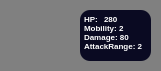
        <widget class="QWidget" name="pl1_ag18_widget" native="true">
         <property name="minimumSize">
          <size>
           <width>161</width>
           <height>71</height>
          </size>
         </property>
         <property name="styleSheet">
          <string notr="true">QWidget{
background-color: #808080;
border-radius:10px;
}</string>
         </property>
         <widget class="QTextBrowser" name="textBrowser_18">
          <property name="geometry">
           <rect>
            <x>80</x>
            <y>10</y>
            <width>71</width>
            <height>51</height>
           </rect>
          </property>
          <property name="styleSheet">
           <string notr="true">color:white;
background-color : #0a0a22;
border:none;
</string>
          </property>
          <property name="verticalScrollBarPolicy">
           <enum>Qt::ScrollBarPolicy::ScrollBarAlwaysOff</enum>
          </property>
          <property name="horizontalScrollBarPolicy">
           <enum>Qt::ScrollBarPolicy::ScrollBarAlwaysOff</enum>
          </property>
          <property name="html">
           <string>&lt;!DOCTYPE HTML PUBLIC &quot;-//W3C//DTD HTML 4.0//EN&quot; &quot;http://www.w3.org/TR/REC-html40/strict.dtd&quot;&gt;
&lt;html&gt;&lt;head&gt;&lt;meta name=&quot;qrichtext&quot; content=&quot;1&quot; /&gt;&lt;meta charset=&quot;utf-8&quot; /&gt;&lt;style type=&quot;text/css&quot;&gt;
p, li { white-space: pre-wrap; }
hr { height: 1px; border-width: 0; }
li.unchecked::marker { content: &quot;\2610&quot;; }
li.checked::marker { content: &quot;\2612&quot;; }
&lt;/style&gt;&lt;/head&gt;&lt;body style=&quot; font-family:'Segoe UI'; font-size:9pt; font-weight:400; font-style:normal;&quot;&gt;
&lt;p align=&quot;justify&quot; style=&quot; margin-top:12px; margin-bottom:12px; margin-left:0px; margin-right:0px; -qt-block-indent:0; text-indent:0px;&quot;&gt;&lt;span style=&quot; font-size:6pt; font-weight:700;&quot;&gt;HP: &lt;br /&gt;Mobility: 2&lt;br /&gt;Damage: 80&lt;br /&gt;AttackRange: 2&lt;/span&gt;&lt;/p&gt;&lt;/body&gt;&lt;/html&gt;</string>
          </property>
         </widget>
         <widget class="QPushButton" name="pl1_ag18_btn">
          <property name="geometry">
           <rect>
            <x>10</x>
            <y>10</y>
            <width>61</width>
            <height>51</height>
           </rect>
          </property>
          <property name="styleSheet">
           <string notr="true">background-image:url(&quot;:/src/images/Agent/Karissa&quot;);
background-repeat:no-repeat;
background-position:center;
background-origin:content;
background-size:cover;</string>
          </property>
          <property name="text">
           <string/>
          </property>
         </widget>
         <widget class="QTextBrowser" name="pl1_ag18_HP">
          <property name="geometry">
           <rect>
            <x>100</x>
            <y>10</y>
            <width>30</width>
            <height>15</height>
           </rect>
          </property>
          <property name="styleSheet">
           <string notr="true">color:white;
background-color : #0a0a22;
border:none;</string>
          </property>
          <property name="verticalScrollBarPolicy">
           <enum>Qt::ScrollBarPolicy::ScrollBarAlwaysOff</enum>
          </property>
          <property name="html">
           <string>&lt;!DOCTYPE HTML PUBLIC &quot;-//W3C//DTD HTML 4.0//EN&quot; &quot;http://www.w3.org/TR/REC-html40/strict.dtd&quot;&gt;
&lt;html&gt;&lt;head&gt;&lt;meta name=&quot;qrichtext&quot; content=&quot;1&quot; /&gt;&lt;meta charset=&quot;utf-8&quot; /&gt;&lt;style type=&quot;text/css&quot;&gt;
p, li { white-space: pre-wrap; }
hr { height: 1px; border-width: 0; }
li.unchecked::marker { content: &quot;\2610&quot;; }
li.checked::marker { content: &quot;\2612&quot;; }
&lt;/style&gt;&lt;/head&gt;&lt;body style=&quot; font-family:'Segoe UI'; font-size:9pt; font-weight:400; font-style:normal;&quot;&gt;
&lt;p style=&quot; margin-top:0px; margin-bottom:0px; margin-left:0px; margin-right:0px; -qt-block-indent:0; text-indent:0px;&quot;&gt;&lt;span style=&quot; font-size:6pt; font-weight:700;&quot;&gt;280&lt;/span&gt;&lt;/p&gt;&lt;/body&gt;&lt;/html&gt;</string>
          </property>
         </widget>
        </widget>
